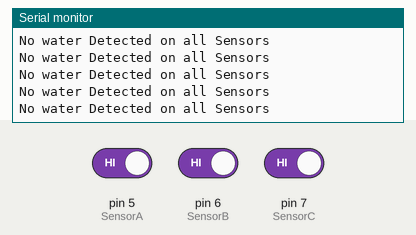
Bench run of a sketch on a simulated Arduino Uno, built with avr-gcc and run on an emulated ATmega328P. Parts: the last lines printed to the serial monitor. The test bench sets the inputs (shaded band); at power-on: pin 5 (SensorA) HIGH, pin 6 (SensorB) HIGH, pin 7 (SensorC) HIGH.

Above: at 1.2 s.
1.3 s: pin 5 (SensorA) driven LOW
At 1.8 s:
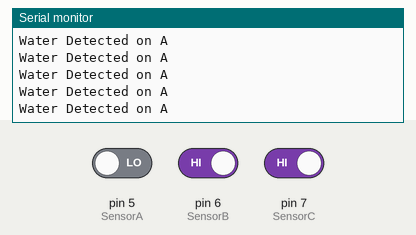
3.2 s: pin 5 (SensorA) driven HIGH
At 3.9 s:
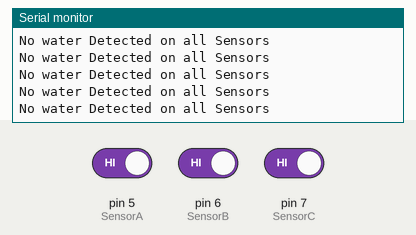
6.2 s: pin 6 (SensorB) driven LOW
At 7.0 s:
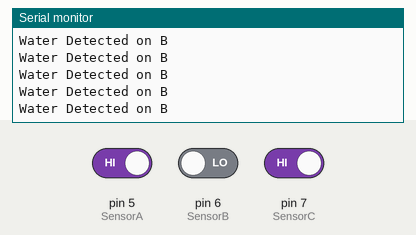
8.1 s: pin 6 (SensorB) driven HIGH
At 8.9 s:
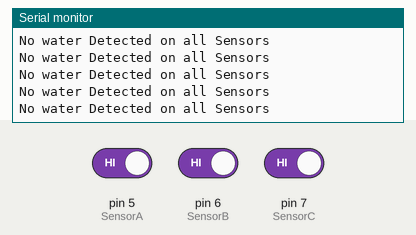
11.1 s: pin 7 (SensorC) driven LOW
At 11.9 s:
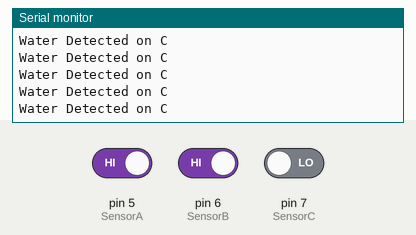
13.1 s: pin 7 (SensorC) driven HIGH
At 13.7 s:
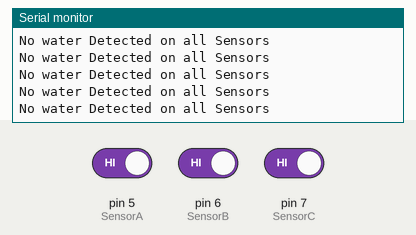

Measured:
- after the input at 1.3 s, the serial monitor: prints a new line after 0.08 s (image 1)
- after the input at 6.2 s, the serial monitor: prints a new line after 0.08 s (image 3)
- after the input at 11.1 s, the serial monitor: prints a new line after 0.09 s (image 5)

The sketch:

waterSensors.ino
```cpp
#include <Arduino.h>

//this code tests the water level sensors by itself. This is different from the simulation
//code because LOW and HIGH values are swapped. When the actual water level sensors detect water
//the signal recieved will be 0V or LOW. In the simulation, it is implemented the opposite
//way (5v or HIGH) because of the way simulIDE works.

const int SensorA = 5;
const int SensorB = 6;
const int SensorC = 7;

void setup()
{
  Serial.begin(9600);
  pinMode(SensorA, INPUT);
  pinMode(SensorB, INPUT);
  pinMode(SensorC, INPUT);
}

void loop()
{
  int readingA = digitalRead(SensorA);
  int readingB = digitalRead(SensorB);
  int readingC = digitalRead(SensorC);

  if (readingA == LOW && readingB == LOW && readingC == LOW)
  {
    Serial.println("Water Detected on all Sensors");
  }
  else if (readingA == HIGH && readingB == HIGH && readingC == HIGH)
  {
    Serial.println("No water Detected on all Sensors");
  }
  else if (readingA == LOW)
  {
    Serial.println("Water Detected on A");
  }
  else if (readingB == LOW)
  {
    Serial.println("Water Detected on B");
  }
  else if (readingC == LOW)
  {
    Serial.println("Water Detected on C");
  }
  else
  {
    Serial.println();
  }
}
```
